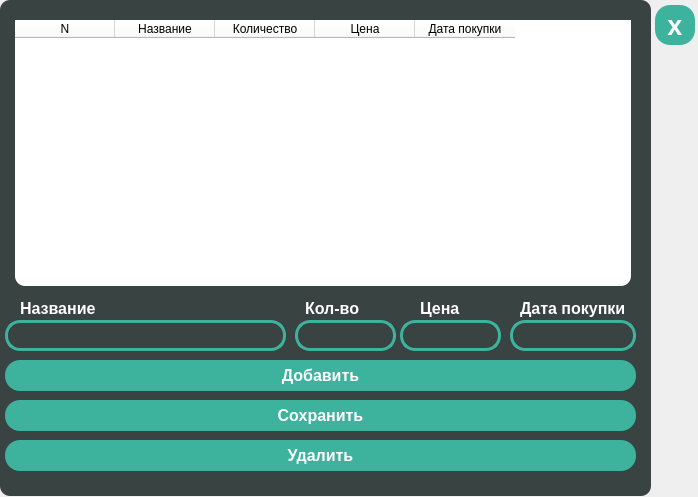
<?xml version="1.0" encoding="UTF-8"?>
<ui version="4.0">
 <class>MainWindow</class>
 <widget class="QMainWindow" name="MainWindow">
  <property name="geometry">
   <rect>
    <x>0</x>
    <y>0</y>
    <width>698</width>
    <height>497</height>
   </rect>
  </property>
  <property name="minimumSize">
   <size>
    <width>698</width>
    <height>497</height>
   </size>
  </property>
  <property name="maximumSize">
   <size>
    <width>698</width>
    <height>497</height>
   </size>
  </property>
  <property name="windowTitle">
   <string>MainWindow</string>
  </property>
  <widget class="QWidget" name="centralwidget">
   <widget class="QFrame" name="frame_2">
    <property name="geometry">
     <rect>
      <x>0</x>
      <y>0</y>
      <width>651</width>
      <height>496</height>
     </rect>
    </property>
    <property name="styleSheet">
     <string notr="true">QFrame {
	border-radius: 10px;
	background-color: #394341;
}</string>
    </property>
    <property name="frameShape">
     <enum>QFrame::StyledPanel</enum>
    </property>
    <property name="frameShadow">
     <enum>QFrame::Raised</enum>
    </property>
    <widget class="QTableWidget" name="tableWidget">
     <property name="geometry">
      <rect>
       <x>15</x>
       <y>20</y>
       <width>616</width>
       <height>266</height>
      </rect>
     </property>
     <property name="styleSheet">
      <string notr="true">background-color: rgb(255, 255, 255)</string>
     </property>
     <column>
      <property name="text">
       <string>N</string>
      </property>
      <property name="background">
       <color alpha="100">
        <red>0</red>
        <green>0</green>
        <blue>0</blue>
       </color>
      </property>
     </column>
     <column>
      <property name="text">
       <string>Название</string>
      </property>
     </column>
     <column>
      <property name="text">
       <string>Количество</string>
      </property>
     </column>
     <column>
      <property name="text">
       <string>Цена</string>
      </property>
     </column>
     <column>
      <property name="text">
       <string>Дата покупки</string>
      </property>
     </column>
    </widget>
    <widget class="QLabel" name="label_3">
     <property name="geometry">
      <rect>
       <x>20</x>
       <y>295</y>
       <width>81</width>
       <height>26</height>
      </rect>
     </property>
     <property name="font">
      <font>
       <family>Arial</family>
       <pointsize>12</pointsize>
       <weight>75</weight>
       <bold>true</bold>
      </font>
     </property>
     <property name="styleSheet">
      <string notr="true">QLabel {
	color: white;
}</string>
     </property>
     <property name="text">
      <string>Название</string>
     </property>
    </widget>
    <widget class="QLabel" name="label_4">
     <property name="geometry">
      <rect>
       <x>305</x>
       <y>295</y>
       <width>61</width>
       <height>26</height>
      </rect>
     </property>
     <property name="font">
      <font>
       <family>Arial</family>
       <pointsize>12</pointsize>
       <weight>75</weight>
       <bold>true</bold>
      </font>
     </property>
     <property name="styleSheet">
      <string notr="true">QLabel {
	color: white;
}</string>
     </property>
     <property name="text">
      <string>Кол-во</string>
     </property>
    </widget>
    <widget class="QLabel" name="label_5">
     <property name="geometry">
      <rect>
       <x>420</x>
       <y>295</y>
       <width>51</width>
       <height>26</height>
      </rect>
     </property>
     <property name="font">
      <font>
       <family>Arial</family>
       <pointsize>12</pointsize>
       <weight>75</weight>
       <bold>true</bold>
      </font>
     </property>
     <property name="styleSheet">
      <string notr="true">QLabel {
	color: white;
}</string>
     </property>
     <property name="text">
      <string>Цена</string>
     </property>
    </widget>
    <widget class="QLabel" name="label_6">
     <property name="geometry">
      <rect>
       <x>520</x>
       <y>295</y>
       <width>121</width>
       <height>26</height>
      </rect>
     </property>
     <property name="font">
      <font>
       <family>Arial</family>
       <pointsize>12</pointsize>
       <weight>75</weight>
       <bold>true</bold>
      </font>
     </property>
     <property name="styleSheet">
      <string notr="true">QLabel {
	color: white;
}</string>
     </property>
     <property name="text">
      <string>Дата покупки</string>
     </property>
    </widget>
    <widget class="QLineEdit" name="lineEdit">
     <property name="geometry">
      <rect>
       <x>5</x>
       <y>320</y>
       <width>281</width>
       <height>31</height>
      </rect>
     </property>
     <property name="font">
      <font>
       <family>Arial</family>
       <pointsize>12</pointsize>
       <weight>75</weight>
       <bold>true</bold>
      </font>
     </property>
     <property name="styleSheet">
      <string notr="true">border-radius: 15px;
background-color: rgb(57, 67, 65);
border: 3px solid #3db39e;
color: white;
</string>
     </property>
     <property name="text">
      <string/>
     </property>
    </widget>
    <widget class="QLineEdit" name="lineEdit_2">
     <property name="geometry">
      <rect>
       <x>295</x>
       <y>320</y>
       <width>101</width>
       <height>31</height>
      </rect>
     </property>
     <property name="font">
      <font>
       <family>Arial</family>
       <pointsize>12</pointsize>
       <weight>75</weight>
       <bold>true</bold>
      </font>
     </property>
     <property name="styleSheet">
      <string notr="true">border-radius: 15px;
background-color: rgb(57, 67, 65);
border: 3px solid #3db39e;
color: white;
</string>
     </property>
     <property name="text">
      <string/>
     </property>
    </widget>
    <widget class="QLineEdit" name="lineEdit_3">
     <property name="geometry">
      <rect>
       <x>400</x>
       <y>320</y>
       <width>101</width>
       <height>31</height>
      </rect>
     </property>
     <property name="font">
      <font>
       <family>Arial</family>
       <pointsize>12</pointsize>
       <weight>75</weight>
       <bold>true</bold>
      </font>
     </property>
     <property name="styleSheet">
      <string notr="true">border-radius: 15px;
background-color: rgb(57, 67, 65);
border: 3px solid #3db39e;
color: white;
</string>
     </property>
     <property name="text">
      <string/>
     </property>
    </widget>
    <widget class="QLineEdit" name="lineEdit_4">
     <property name="geometry">
      <rect>
       <x>510</x>
       <y>320</y>
       <width>126</width>
       <height>31</height>
      </rect>
     </property>
     <property name="font">
      <font>
       <family>Arial</family>
       <pointsize>12</pointsize>
       <weight>75</weight>
       <bold>true</bold>
      </font>
     </property>
     <property name="styleSheet">
      <string notr="true">border-radius: 15px;
background-color: rgb(57, 67, 65);
border: 3px solid #3db39e;
color: white;
</string>
     </property>
     <property name="text">
      <string/>
     </property>
    </widget>
    <widget class="QPushButton" name="pushButton_2">
     <property name="geometry">
      <rect>
       <x>5</x>
       <y>360</y>
       <width>631</width>
       <height>31</height>
      </rect>
     </property>
     <property name="font">
      <font>
       <family>Arial</family>
       <pointsize>12</pointsize>
       <weight>75</weight>
       <bold>true</bold>
      </font>
     </property>
     <property name="styleSheet">
      <string notr="true">QPushButton {
	border-radius: 15px;
	background-color: #3db39e;
	color: white;
}

QPushButton:hover {
	border-radius: 15px;
	background-color: #3ca492;
	color: white;
}

QPushButton:pressed {
	border-radius: 15px;
	background-color: #3d9888;
	color: white;
}</string>
     </property>
     <property name="text">
      <string>Добавить</string>
     </property>
    </widget>
    <widget class="QPushButton" name="pushButton_3">
     <property name="geometry">
      <rect>
       <x>5</x>
       <y>400</y>
       <width>631</width>
       <height>31</height>
      </rect>
     </property>
     <property name="font">
      <font>
       <family>Arial</family>
       <pointsize>12</pointsize>
       <weight>75</weight>
       <bold>true</bold>
      </font>
     </property>
     <property name="styleSheet">
      <string notr="true">QPushButton {
	border-radius: 15px;
	background-color: #3db39e;
	color: white;
}

QPushButton:hover {
	border-radius: 15px;
	background-color: #3ca492;
	color: white;
}

QPushButton:pressed {
	border-radius: 15px;
	background-color: #3d9888;
	color: white;
}</string>
     </property>
     <property name="text">
      <string>Сохранить</string>
     </property>
    </widget>
    <widget class="QPushButton" name="pushButton_4">
     <property name="geometry">
      <rect>
       <x>5</x>
       <y>440</y>
       <width>631</width>
       <height>31</height>
      </rect>
     </property>
     <property name="font">
      <font>
       <family>Arial</family>
       <pointsize>12</pointsize>
       <weight>75</weight>
       <bold>true</bold>
      </font>
     </property>
     <property name="styleSheet">
      <string notr="true">QPushButton {
	border-radius: 15px;
	background-color: #3db39e;
	color: white;
}

QPushButton:hover {
	border-radius: 15px;
	background-color: #3ca492;
	color: white;
}

QPushButton:pressed {
	border-radius: 15px;
	background-color: #3d9888;
	color: white;
}</string>
     </property>
     <property name="text">
      <string>Удалить</string>
     </property>
    </widget>
   </widget>
   <widget class="QPushButton" name="pushButton">
    <property name="geometry">
     <rect>
      <x>655</x>
      <y>5</y>
      <width>40</width>
      <height>40</height>
     </rect>
    </property>
    <property name="font">
     <font>
      <family>Arial</family>
      <pointsize>20</pointsize>
      <weight>75</weight>
      <bold>true</bold>
     </font>
    </property>
    <property name="styleSheet">
     <string notr="true">QPushButton {
	border-radius: 15px;
	background-color: #3db39e;
	color: white;
}

QPushButton:hover {
	border-radius: 15px;
	background-color: #3ca492;
	color: white;
}

QPushButton:pressed {
	border-radius: 15px;
	background-color: #3d9888;
	color: white;
}</string>
    </property>
    <property name="text">
     <string>х</string>
    </property>
   </widget>
  </widget>
 </widget>
 <resources/>
 <connections/>
</ui>
